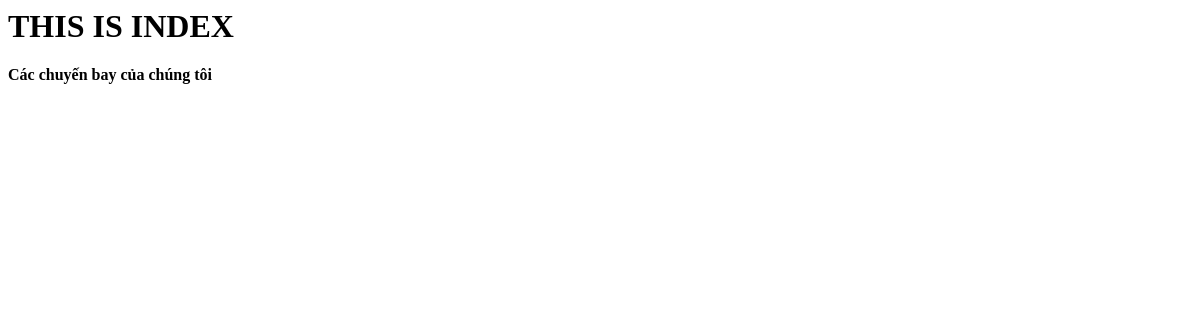
Before: /pages/main/index.php with the older database file.
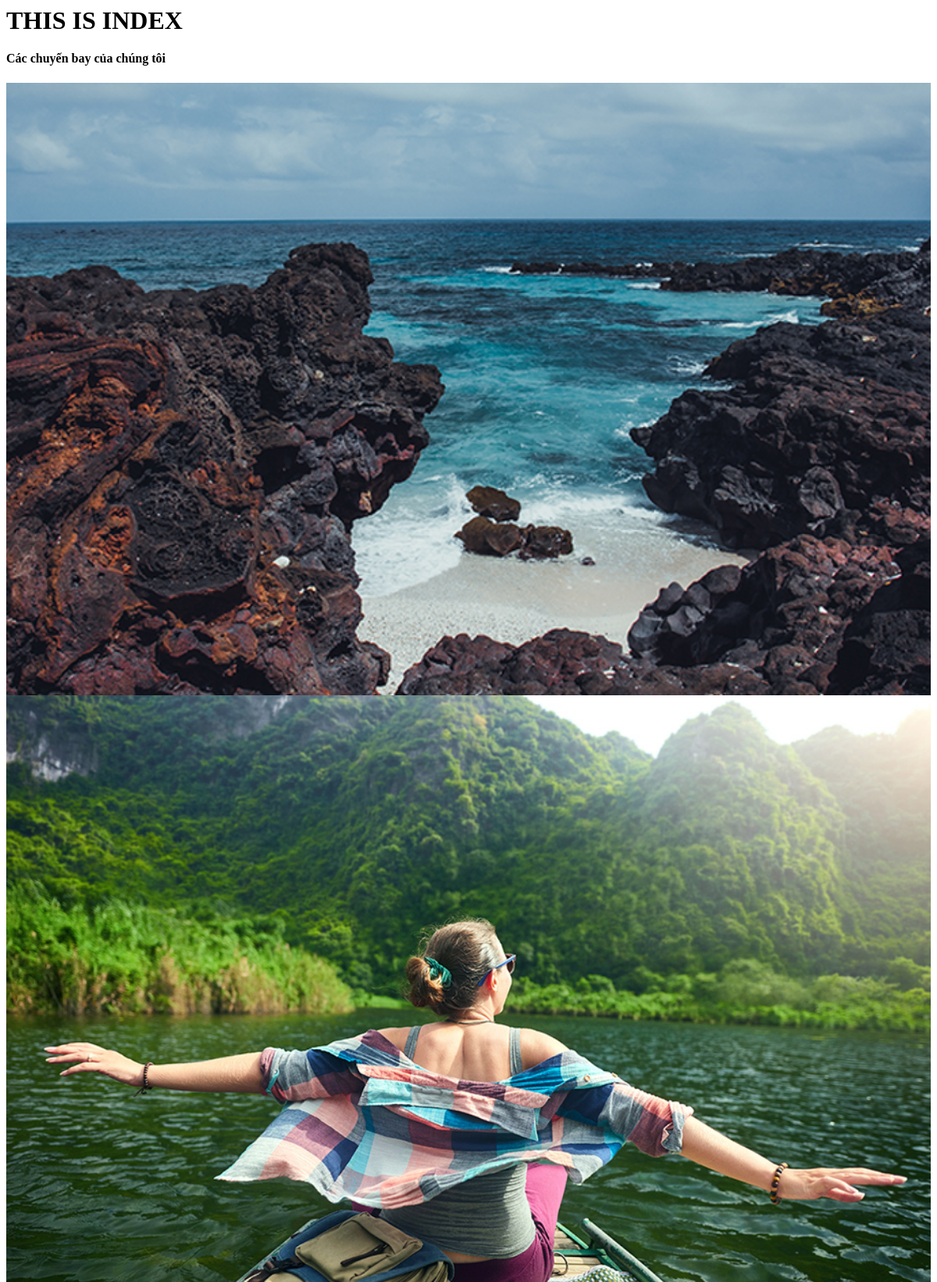
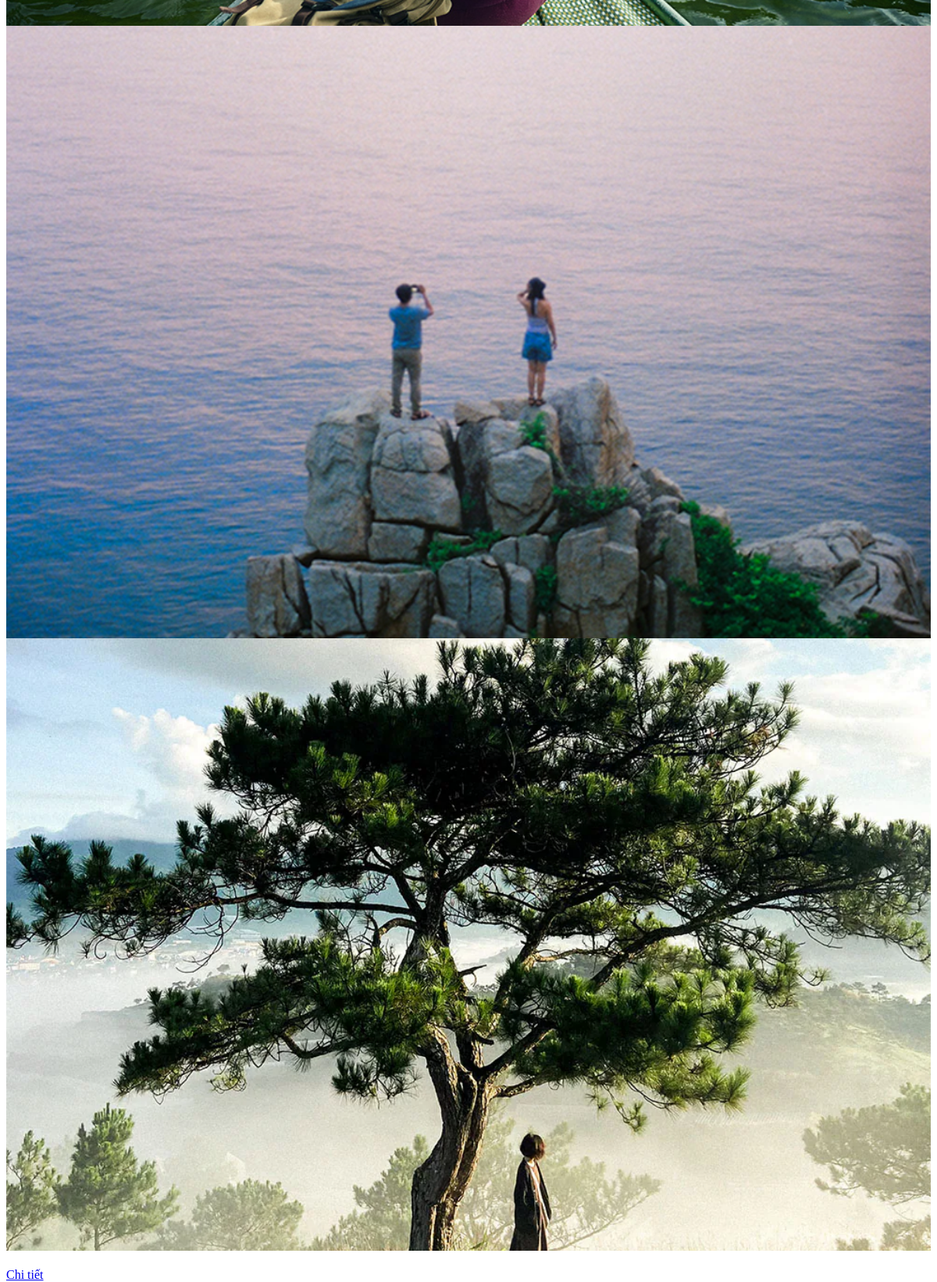
After: the same page with the newer database file (2 pictures, top to bottom).
### tables this page shows
CREATE TABLE Flight (
  FlightID int(11) NOT NULL AUTO_INCREMENT PRIMARY KEY,
  hinhanh varchar(100) not null, 
  thoidiem_den datetime NOT NULL,
  thoidiem_di datetime NOT NULL,
  diem_xuatphat varchar(50) NOT NULL,
  diem_den varchar(50) NOT NULL,
  tong_thoi_gian varchar(20) NOT NULL,
  gia_ve int(11) NOT NULL,
  trang_thai varchar(20) DEFAULT NULL,
  ghi_chu varchar(50) DEFAULT NULL, 
  id_danhmuc int not null,
  FOREIGN KEY (id_danhmuc) REFERENCES tbl_danhmuc(id_danhmuc) ON UPDATE CASCADE
);

### pages/main/index.php (the view, shortened to what this page needs)
<?php
  $sql_pro = "SELECT * FROM flight, tbl_danhmuc where flight.id_danhmuc = tbl_danhmuc.id_danhmuc order by flight.FlightID DESC limit 10 ";
  $query_pro = mysqli_query($mysqli, $sql_pro);
?>
<div class="line-wrapper">
  <H1>THIS IS INDEX</H1>
  <h4 class="text">Các chuyến bay của chúng tôi</h4>
</div>
<div class="container">
  <div class="row">
    <?php
      while($row = mysqli_fetch_array($query_pro)) {
    ?>
      <div class="col-md-3 mb-1">
        <div class="card">
          <img src="admincp/modules/quanlisp/uploads/<?php echo $row['hinhanh'] ?>" class="card-img-top img-thumbnail" alt="...">
          <div class="card-body">
            <a href="#" class="btn btn-outline-primary">Chi tiết</a>
          </div>
        </div>
      </div>
    <?php
      }
    ?>
  </div>
</div>

Changed rows visible on the page:
added flight: hinhanh (picture)
added flight: hinhanh (picture)
added flight: hinhanh (picture)
added flight: hinhanh (picture)
